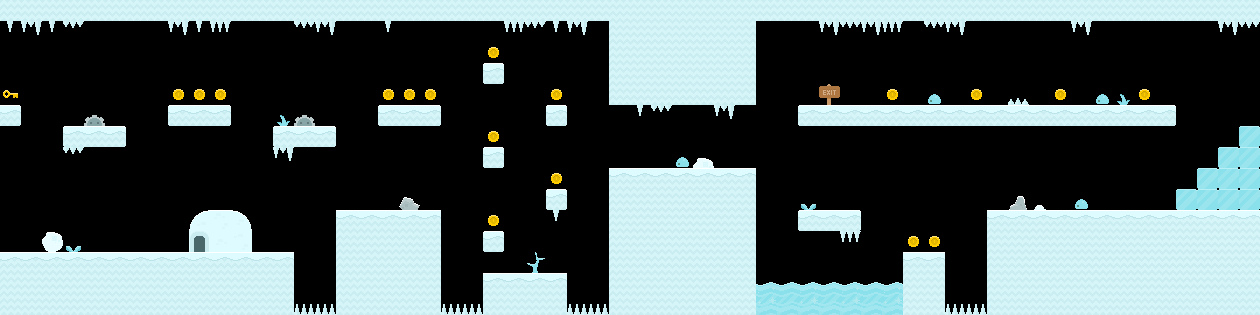

Rendered tile map (Tiled .tmx) drawn with the repository's tilesets; below, a short description and the full map source, tile grids included:
An orthogonal 60x15 tile map with 21x21 px tiles, 1 tile layer (tiles).

<map version="1.5" tiledversion="1.7.2" orientation="orthogonal" renderorder="right-down" width="60" height="15" tilewidth="21" tileheight="21" infinite="0" nextlayerid="2" nextobjectid="1">
 <editorsettings>
  <export target="map8_tiles.csv" format="csv" />
 </editorsettings>
 <tileset firstgid="1" source="tileset.tsx" />
 <layer id="1" name="tiles" width="60" height="15">
  <data encoding="csv">
513,513,513,513,513,513,513,513,513,513,513,513,513,513,513,513,513,513,513,513,513,513,513,513,513,513,513,513,513,513,513,513,513,513,513,513,513,513,513,513,513,513,513,513,513,513,513,513,513,513,513,513,513,513,513,513,513,513,513,513,
604,572,604,573,0,0,0,0,572,604,571,0,0,0,573,572,0,0,604,0,0,0,0,0,571,573,604,572,0,513,513,513,513,513,513,513,0,0,0,572,573,572,571,0,573,572,0,0,0,0,0,572,0,0,0,0,0,0,572,573,
0,0,0,0,0,0,0,0,0,0,0,0,0,0,0,0,0,0,0,0,0,0,0,79,0,0,0,0,0,513,513,513,513,513,513,513,0,0,0,0,0,0,0,0,0,0,0,0,0,0,0,0,0,0,0,0,0,0,0,0,
0,0,0,0,0,0,0,0,0,0,0,0,0,0,0,0,0,0,0,0,0,0,0,482,0,0,0,0,0,513,513,513,513,513,513,513,0,0,0,0,0,0,0,0,0,0,0,0,0,0,0,0,0,0,0,0,0,0,0,0,
15,0,0,0,0,0,0,0,79,79,79,0,0,0,0,0,0,0,79,79,79,0,0,0,0,0,79,0,0,513,513,513,513,513,513,513,0,0,0,254,0,0,79,0,291,0,79,0,576,0,79,0,291,601,79,0,0,0,0,0,
485,0,0,0,359,0,0,0,483,484,485,0,0,601,359,0,0,0,483,484,485,0,0,0,0,0,482,0,0,0,604,573,0,0,572,0,0,0,483,484,484,484,484,484,484,484,484,484,484,484,484,484,484,484,484,485,0,0,0,0,
0,0,0,483,484,485,0,0,0,0,0,0,0,483,484,485,0,0,0,0,0,0,0,79,0,0,0,0,0,0,0,0,0,0,0,0,0,0,0,0,0,0,0,0,0,0,0,0,0,0,0,0,0,0,0,0,0,0,0,491,
0,0,0,573,0,0,0,0,0,0,0,0,0,572,0,0,0,0,0,0,0,0,0,482,0,0,0,0,0,0,0,0,291,522,0,0,0,0,0,0,0,0,0,0,0,0,0,0,0,0,0,0,0,0,0,0,0,0,491,491,
0,0,0,0,0,0,0,0,0,0,0,0,0,0,0,0,0,0,0,0,0,0,0,0,0,0,79,0,0,484,484,484,484,484,484,484,0,0,0,0,0,0,0,0,0,0,0,0,0,0,0,0,0,0,0,0,0,491,491,491,
0,0,0,0,0,0,0,0,0,0,0,0,0,0,0,0,0,0,0,605,0,0,0,0,0,0,482,0,0,513,513,513,513,513,513,513,0,0,602,0,0,0,0,0,0,0,0,0,606,524,0,291,0,0,0,0,491,491,491,491,
0,0,0,0,0,0,0,0,0,552,553,554,0,0,0,0,484,484,484,484,484,0,0,79,0,0,604,0,0,513,513,513,513,513,513,513,0,0,483,484,485,0,0,0,0,0,0,484,484,484,484,484,484,484,484,484,484,484,484,484,
0,0,521,602,0,0,0,0,0,584,583,582,0,0,0,0,513,513,513,513,513,0,0,482,0,0,0,0,0,513,513,513,513,513,513,513,0,0,0,0,571,0,0,79,79,0,0,513,513,513,513,513,513,513,513,513,513,513,513,513,
484,484,484,484,484,484,484,484,484,484,484,484,484,484,0,0,513,513,513,513,513,0,0,0,0,603,0,0,0,513,513,513,513,513,513,513,0,0,0,0,0,0,0,484,484,0,0,513,513,513,513,513,513,513,513,513,513,513,513,513,
513,513,513,513,513,513,513,513,513,513,513,513,513,513,0,0,513,513,513,513,513,0,0,484,484,484,484,0,0,513,513,513,513,513,513,513,551,549,551,549,551,549,551,513,513,0,0,513,513,513,513,513,513,513,513,513,513,513,513,513,
513,513,513,513,513,513,513,513,513,513,513,513,513,513,574,574,513,513,513,513,513,574,574,513,513,513,513,574,574,513,513,513,513,513,513,513,581,579,581,579,581,579,581,513,513,574,574,513,513,513,513,513,513,513,513,513,513,513,513,513
</data>
 </layer>
</map>
